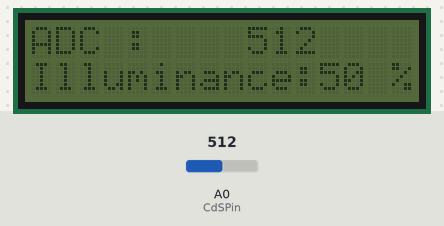
Simulated run of this sketch. Board: Arduino Uno, built with avr-gcc and run on an emulated ATmega328P. On the bench: 16×2 character LCD. Inputs (shaded band) come from the test bench; at power-on: A0 (CdSPin) = 512.

Above: at 4.3 s.
4.4 s: A0 (CdSPin) set to 269
At 6.3 s:
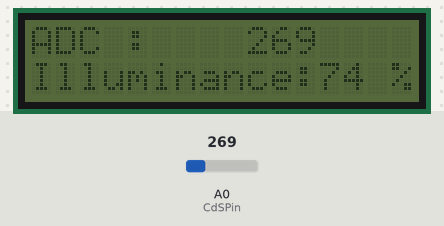
6.6 s: A0 (CdSPin) set to 239
At 7.9 s:
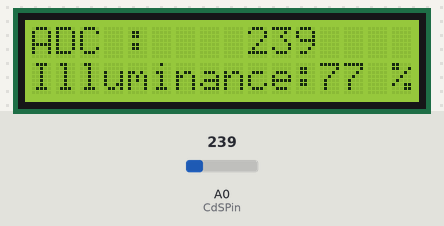
8.6 s: A0 (CdSPin) set to 306
At 10.4 s:
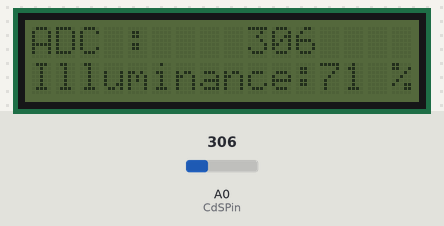
Timing chart, 0 to 11.9 s (numbered marks = the images above; inputs shaded):
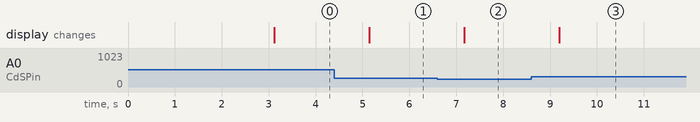

The sketch:

AR08_cds_project.ino
```cpp
/*
 예제 6.2
 빛 입력
*/

// I2C 통신 라이브러리 설정
#include <Wire.h>
// I2C LCD 라리브러리 설정
#include <LiquidCrystal_I2C.h>

// LCD I2C address 설정: 0x3F or 0x27
LiquidCrystal_I2C lcd(0x27,16,2);

// 0번 아날로그핀을 CdS 셀 입력으로 설정한다.
const int CdSPin = 0;
int led = 13;

void setup() {

// 16X2 LCD 모듈 설정하고 백라이트를 켠다.
  lcd.init(); // LCD 설정
  lcd.backlight();

// 메세지를 표시한다.
  lcd.print("ex 6.2");
  lcd.setCursor(0,1);
  lcd.print("CdS Cell Test");
// 3초동안 메세지를 표시한다.
  delay(3000);

// 모든 메세지를 삭체한 뒤
// 숫자를 제외한 부분들을 미리 출력시킨다.
  lcd.clear();
  lcd.setCursor(0,0);
  lcd.print("ADC :  ");
  lcd.setCursor(0,1);
  lcd.print("Illuminance:");
  lcd.setCursor(15,1);
  lcd.print("%");


}

void loop(){

  int adcValue; // 실제 센서로부터 읽은 값 (0~1023)
  int illuminance; // 현재의 밝기. 0~100%

  // CdS cell을 통하여 입력되는 전압을 읽는다.
  adcValue = analogRead(CdSPin);
  // 아날로그 입력 값을 0~100의 범위로 변경한다.
  illuminance = map(adcValue,0,1023,100,0);

  // 전에 표시했던 내용을 지우고
  // LCD에 ADC 값과 밝기를 출력한다.
  // 지우지 않으면 이전에 표시했던 값이 남게 된다.

  // 전에 표시했던 내용을 지운다.
  lcd.setCursor(9,0);
  lcd.print("  ");

  // ADC 값을 표시한다
  lcd.setCursor(9,0);
  lcd.print(adcValue);

  // 전에 표시했던 내용을 지운다.
  lcd.setCursor(13,1);
  lcd.print("  ");

  // 밝기를 표시한다
  lcd.setCursor(12,1);
  lcd.print(illuminance);

  if(illuminance <= 75){
   lcd.noBacklight();
   digitalWrite(led,HIGH);}
   else{
      lcd.backlight();
   digitalWrite(led,LOW);
  }


  delay(1000);
}
```

Measured:
- the behaviour switches between 256 and 255 on A0 (CdSPin) (found by bisection; images 1 and 2)
- after the input at 4.4 s, the display: changes after 0.75 s (image 1)
- after the input at 6.6 s, the display: changes after 0.57 s (image 2)
- after the input at 8.6 s, the display: changes after 0.60 s (image 3)
